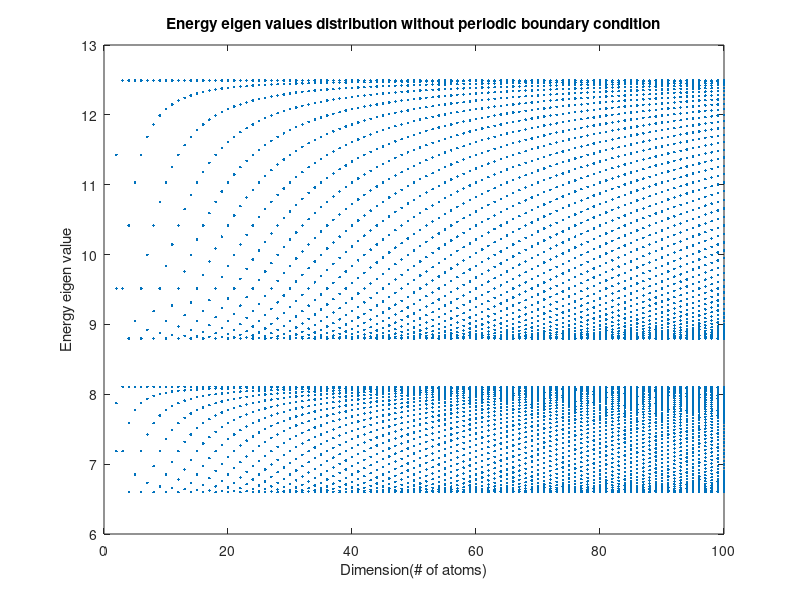

Reproduce this figure in MATLAB.
%%matlab code for finding eigen value divalent chain PBC
 E = [8, 1; 1, 10];% E1 = 8, E2 = 10
 Y = [0.7, 0.5; 0.5, 0.6];%off diagonal block
 n = 100;% # OF ATOMS
 data = [];
 for i = 2:1:n
     a = [];
     for j =1:1:2*i
         a = [a; i];
     end
     d = zeros(1, i);
     d(2) = 1;
     d(i) = 1;
     m = kron(toeplitz(d), Y) + kron(eye(i), E);
     a = horzcat(a, eig(m));
     data = [data; a];
 end

plot(data(:,1), data(:,2), '.');
title('Energy eigen values distribution without periodic boundary condition');
xlabel('Dimension(# of atoms)');
ylabel('Energy eigen value');